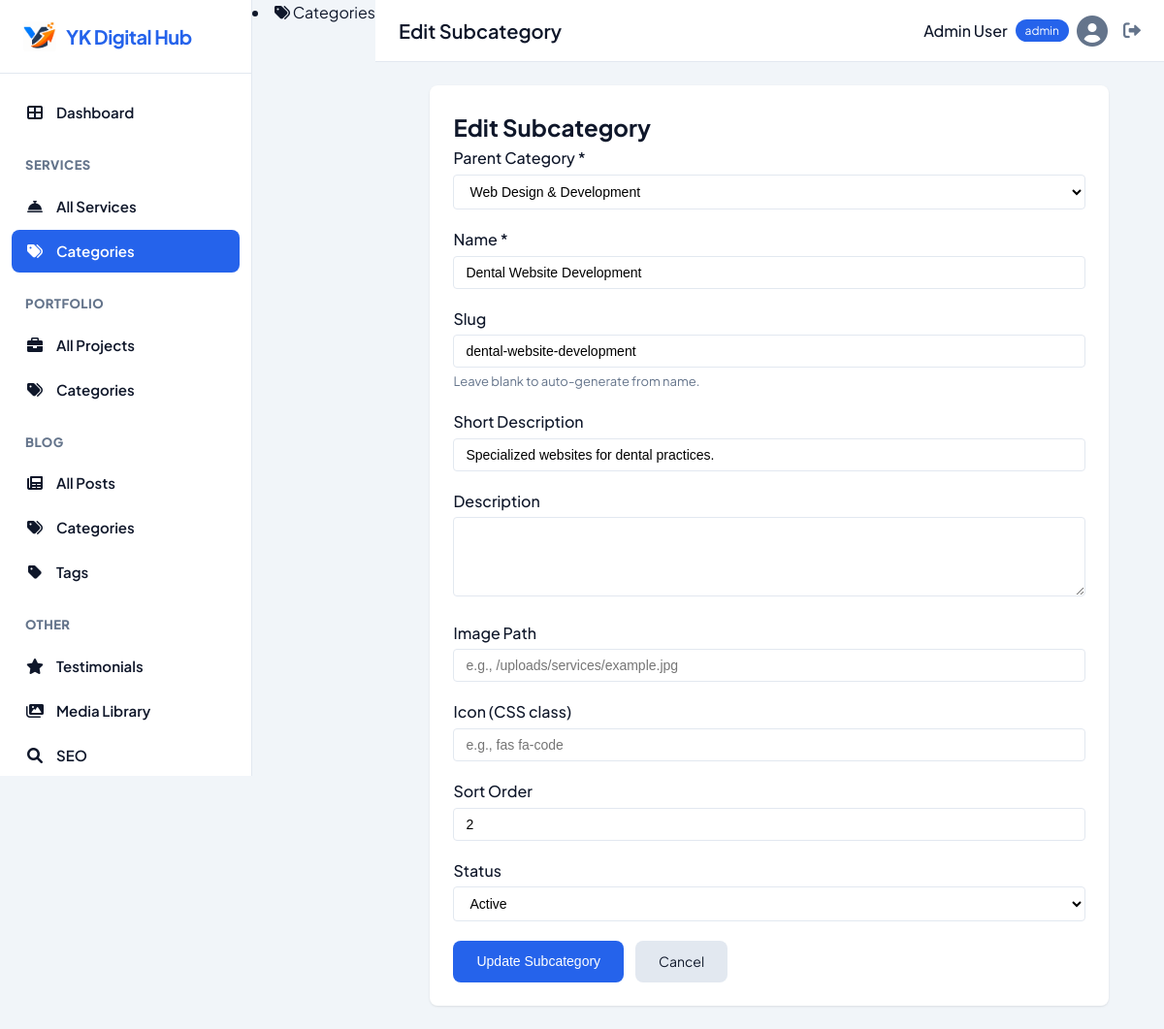
Screenshot of /admin/services/category-edit.php?id=4 (signed in) with the database file from the repository.
### tables this page shows
CREATE TABLE `service_categories` (
    `id` BIGINT UNSIGNED NOT NULL AUTO_INCREMENT,
    `parent_id` BIGINT UNSIGNED NULL,
    `name` VARCHAR(100) NOT NULL,
    `slug` VARCHAR(120) NOT NULL UNIQUE,
    `short_description` VARCHAR(255) NULL,
    `description` TEXT NULL,
    `image` VARCHAR(255) NULL,
    `icon` VARCHAR(100) NULL,
    `sort_order` INT NOT NULL DEFAULT 0,
    `status` TINYINT(1) NOT NULL DEFAULT 1,
    `is_fixed` TINYINT(1) NOT NULL DEFAULT 0,
    `created_at` DATETIME NOT NULL DEFAULT CURRENT_TIMESTAMP,
    `updated_at` DATETIME NOT NULL DEFAULT CURRENT_TIMESTAMP ON UPDATE CURRENT_TIMESTAMP,
    PRIMARY KEY (`id`),
    UNIQUE KEY `uk_service_categories_slug` (`slug`),
    INDEX `idx_service_categories_parent` (`parent_id`),
    INDEX `idx_service_categories_status` (`status`),
    INDEX `idx_service_categories_sort` (`sort_order`),
    CONSTRAINT `fk_service_categories_parent`
        FOREIGN KEY (`parent_id`) REFERENCES `service_categories` (`id`)
        ON DELETE CASCADE ON UPDATE CASCADE
);

### admin/services/category-edit.php (the view, shortened to what this page needs)
<?php
require_once __DIR__ . '/../../config/config.php';
$id = isset($_GET['id']) ? (int)$_GET['id'] : 0;
$stmt = $db->prepare("SELECT * FROM service_categories WHERE id = :id");
$stmt->execute([':id' => $id]);
$category = $stmt->fetch(PDO::FETCH_ASSOC);
$stmt = $db->prepare("SELECT id, name FROM service_categories WHERE parent_id IS NULL AND is_fixed = 1 ORDER BY sort_order");
$stmt->execute();
$parents = $stmt->fetchAll(PDO::FETCH_ASSOC);
$form_data = [
    'parent_id' => $category['parent_id'],
    'name' => $category['name'],
    'slug' => $category['slug'],
    'short_description' => $category['short_description'] ?? '',
    'description' => $category['description'] ?? '',
    'image' => $category['image'] ?? '',
    'icon' => $category['icon'] ?? '',
    'sort_order' => (int)$category['sort_order'],
    'status' => (int)$category['status']
];
include __DIR__ . '/../../includes/admin-header.php';
include __DIR__ . '/../../includes/admin-navbar.php';
?>
<div class="category-form-container">
    <h2>Edit Subcategory</h2>
    <form method="POST" action="">
        <div class="form-group">
            <label for="parent_id">Parent Category *</label>
            <select name="parent_id" id="parent_id" required>
                <?php foreach ($parents as $p): ?>
                    <option value="<?= (int)$p['id'] ?>" <?= ($form_data['parent_id'] == $p['id']) ? 'selected' : '' ?>>
                        <?= htmlspecialchars($p['name']) ?>
                    </option>
                <?php endforeach; ?>
            </select>
        </div>
        <div class="form-group">
            <label for="name">Name *</label>
            <input type="text" name="name" id="name" value="<?= htmlspecialchars($form_data['name']) ?>" required>
        </div>
        <div class="form-group">
            <label for="slug">Slug</label>
            <input type="text" name="slug" id="slug" value="<?= htmlspecialchars($form_data['slug']) ?>">
            <small>Leave blank to auto-generate from name.</small>
        </div>
        <div class="form-group">
            <label for="short_description">Short Description</label>
            <input type="text" name="short_description" id="short_description" value="<?= htmlspecialchars($form_data['short_description']) ?>">
        </div>
        <div class="form-group">
            <label for="description">Description</label>
            <textarea name="description" id="description" rows="4"><?= htmlspecialchars($form_data['description']) ?></textarea>
        </div>
        <div class="form-group">
            <label for="image">Image Path</label>
            <input type="text" name="image" id="image" value="<?= htmlspecialchars($form_data['image']) ?>" placeholder="e.g., /uploads/services/example.jpg">
        </div>
        <div class="form-group">
            <label for="icon">Icon (CSS class)</label>
            <input type="text" name="icon" id="icon" value="<?= htmlspecialchars($form_data['icon']) ?>" placeholder="e.g., fas fa-code">
        </div>
        <div class="form-group">
            <label for="sort_order">Sort Order</label>
            <input type="number" name="sort_order" id="sort_order" value="<?= (int)$form_data['sort_order'] ?>" min="0">
        </div>
        <div class="form-group">
            <label for="status">Status</label>
            <select name="status" id="status">
                <option value="1" <?= $form_data['status'] == 1 ? 'selected' : '' ?>>Active</option>
            </select>
        </div>
        <div class="form-actions">
            <button type="submit" class="btn btn-primary">Update Subcategory</button>
            <a href="<?= BASE_URL ?>/admin/services/categories.php" class="btn btn-secondary">Cancel</a>
        </div>
    </form>
</div>
<?php
include __DIR__ . '/../../includes/admin-footer.php';
?>

### assets/css/admin.css (style rules this page uses)
:root { --primary: #2563eb; --primary-dark: #1d4ed8; --secondary: #64748b; --background: #f1f5f9; --surface: #ffffff; --text: #0f172a; --text-muted: #64748b; --border: #e2e8f0; --success: #22c55e; --warning: #f59e0b; --danger: #ef4444; --sidebar-width: 260px; --navbar-height: 64px; --radius: 8px; --shadow: 0 1px 3px rgba(0,0,0,0.06), 0 1px 2px rgba(0,0,0,0.04); --transition: 0.3s ease; }
* { margin: 0; padding: 0; box-sizing: border-box; }
body { font-family: 'Plus Jakarta Sans', 'Segoe UI', sans-serif; background: var(--background); color: var(--text); line-height: 1.6; }
a { text-decoration: none; color: inherit; }
.category-form-container { max-width: 700px; margin: 0 auto; background: var(--surface); padding: 24px; border-radius: var(--radius); box-shadow: var(--shadow); }
.category-form-container h2 { margin-top: 0; }
.form-group { margin-bottom: 18px; }
.form-group label { display: block; font-weight: 500; margin-bottom: 4px; }
.form-group input, .form-group select, .form-group textarea { width: 100%; padding: 8px 12px; border: 1px solid var(--border); border-radius: 4px; font-size: 14px; background: #fff; }
.form-group textarea { resize: vertical; }
.form-group small { display: block; color: var(--text-muted); font-size: 13px; margin-top: 4px; }
.form-actions { display: flex; gap: 12px; margin-top: 20px; }
.btn { padding: 10px 24px; border: none; border-radius: var(--radius); font-size: 14px; cursor: pointer; text-decoration: none; display: inline-block; transition: background 0.2s; }
.btn-primary { background: var(--primary); color: #fff; }
.btn-secondary { background: var(--border); color: var(--text); }

### rows the page displays
service_categories: parent_id "Web Design & Development", name "Dental Website Development", slug "dental-website-development", short_description "Specialized websites for dental practices.", sort_order "2", status "Active"

### other values shown
$page_title_display "Edit Subcategory"
$user_name "Admin User"
$user_role "admin"
